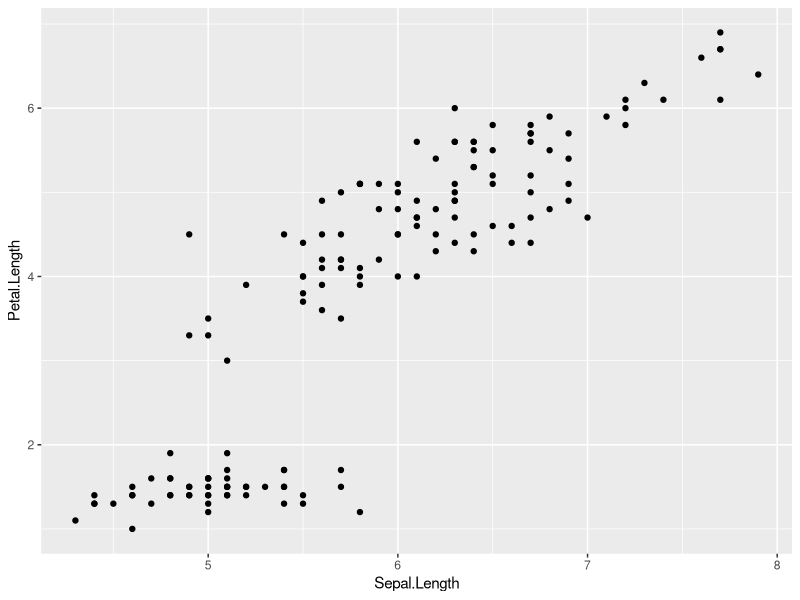
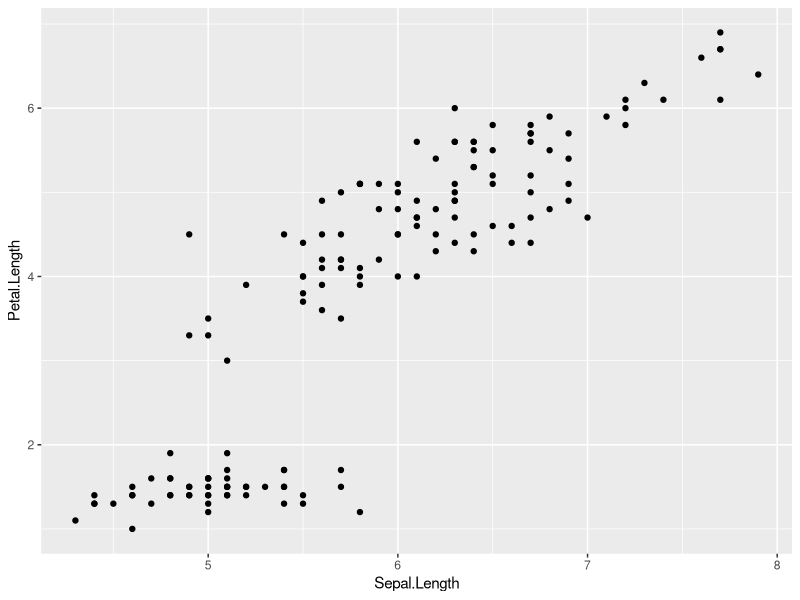
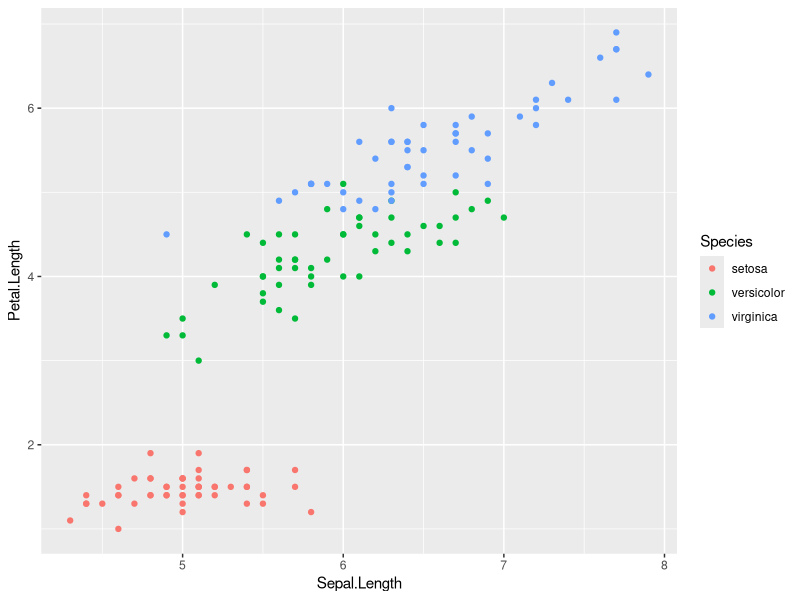
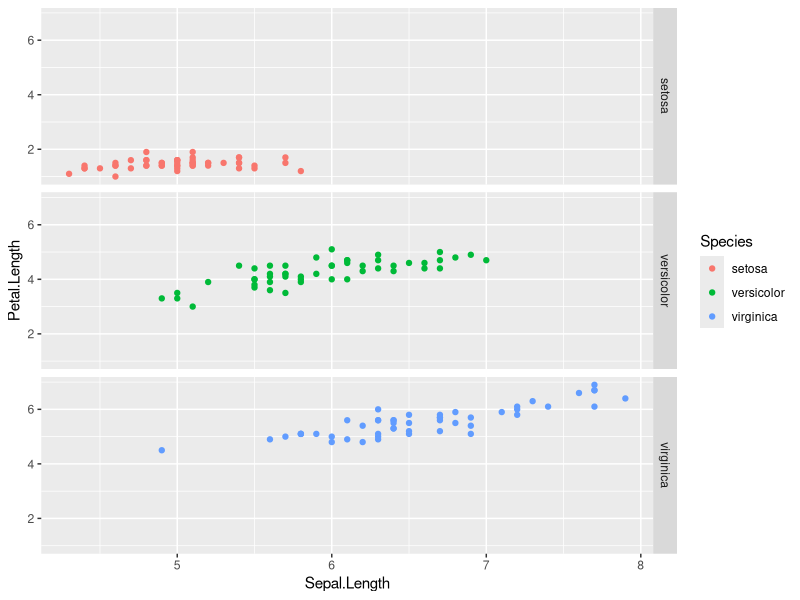
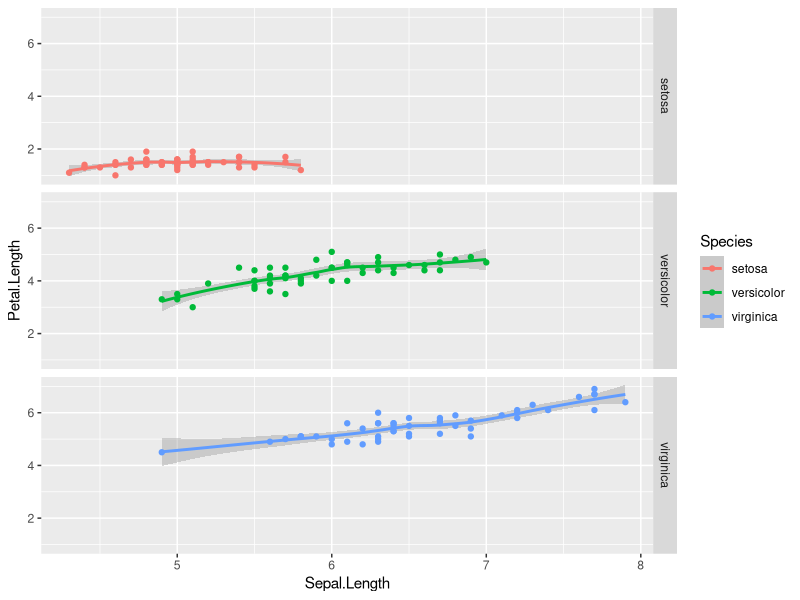
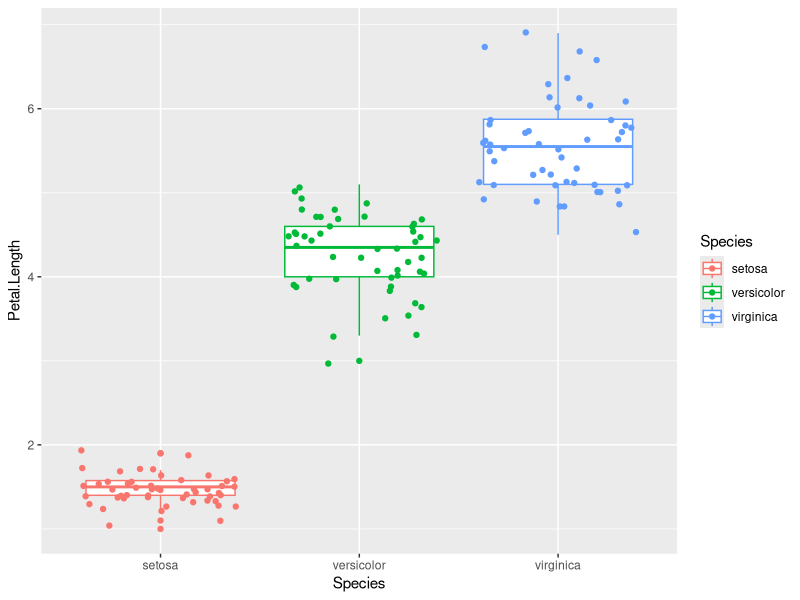

The R script that drew these images, in order:
## ---- chunk 1
library(ggplot2)
## ---- chunk 2
data(iris)
summary(iris)

#Default
qplot(x=Sepal.Length, y=Petal.Length, data=iris)

#One graph with points
qplot(x=Sepal.Length, y=Petal.Length, data=iris, geom="point")
#One graph with points, colors function of Species
qplot(x=Sepal.Length, y=Petal.Length, data=iris, geom="point", colour=Species)
#Multiple point graphs splitted by Species
qplot(x=Sepal.Length, y=Petal.Length, data=iris, geom="point", facets=Species~., colour=Species)

#Other types of graphs : combining geoms
qplot(x=Sepal.Length, y=Petal.Length, data=iris, geom=c("smooth","point"), facets=Species~., colour=Species)
qplot(x=Species, y=Petal.Length, data=iris, geom=c("boxplot", "jitter"), colour=Species)
